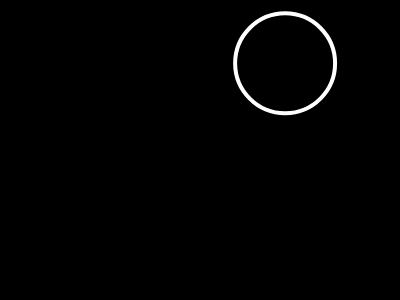
Frame 1 (no input)
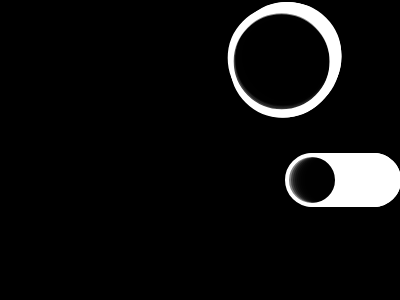
Frame 60 (no input)
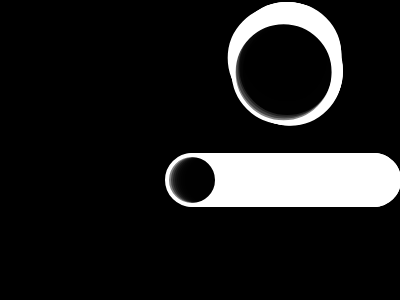
Frame 120 (the mouse pressed at the canvas centre since frame 60)

The p5.js sketch that drew these frames (run headless with seeded random() and noise() and a simulated clock; from frame 60 on, the mouse is pressed at the canvas centre):

// p5.js sketch
// ── sketch.js
let ball_1 = {
  name: 'a-',
  x: 320,
  y: 180,
  xspeed: 2,
  yspeed: 0,
  r: 25,
  brightness: 0
};

let ball_2 = {
  x: 150,
  y: 0,
  r: 8,
  xspeed: 0,
  yspeed: 0
};
let a_bubble;

function setup() {
  createCanvas(400, 300);
  a_bubble = {
    x: random(width),
    y: random(height),
    r: random(20, 60),
    brightness: 0
  };
  background(0);
}

function draw() {
  // background(0);
  bounce_ball(ball_1);
  // drop_ball(ball_2);
  draw_bubble(a_bubble);
}


function mousePressed() {
  clicked_bubble(a_bubble, mouseX, mouseY);
}


// ── bounce_ball.js
function bounce_ball(ball) {
  //   ball.xspeed = (mouseX - ball.x) / 10;
  //   ball.yspeed = (mouseY - ball.y) / 10;

  fill(ball.brightness, 125);
  circle(ball.x, ball.y, ball.r * 2);

  ball.x += ball.xspeed;
  ball.y += ball.yspeed;

  const off_left = ball.x < ball.r;
  const off_right = ball.x > width - ball.r;
  if (off_left || off_right) {
    ball.x -= ball.xspeed;
    ball.xspeed = -ball.xspeed;
  }
  const off_top = ball.y < ball.r;
  const off_bottom = ball.y > height - ball.r;
  if (off_top || off_bottom) {
    ball.yspeed = -ball.yspeed;
  }
  // show_span(ball.name+'x', ball.x);
  // show_span(ball.name+'y', ball.y);
  // show_span(ball.name+'xspeed', ball.xspeed);
  // show_span(ball.name+'yspeed', ball.yspeed, {line:1});
}
// ── bubble.js
function draw_bubble(bub) {
  move_bubble(bub);
  show_bubble(bub);
}

function clicked_bubble(bub, px, py) {
  let d = dist(px, py, bub.x, bub.y);
  if (d < bub.r) {
    if (bub.brightness == 0)
      bub.brightness = 255;
    else
      bub.brightness = 0;
  }
}

function move_bubble(bub) {
  bub.x = bub.x + random(-2, 2);
  bub.y = bub.y + random(-2, 2);
}

function show_bubble(bub) {
  stroke(255);
  strokeWeight(4);
  fill(bub.brightness, 125);
  ellipse(bub.x, bub.y, bub.r * 2);
}
// ── drop_ball.js
let a_gravity = 0.4;
let a_damp = -0.95;

function drop_ball(ball) {
  display_ball(ball);
  update_ball(ball);
  
  function display_ball(ball) {
    fill(175);
    circle(ball.x, ball.y, ball.r * 2);
  }

  function update_ball(ball) {
    ball.yspeed = ball.yspeed + a_gravity;
    ball.y = ball.y + ball.yspeed;
    // If reaches the bottom, reverse speed 
    if (ball.y > height - ball.r) {
      ball.y = height - ball.r;
      ball.yspeed = ball.yspeed * a_damp;
    }
  }
}

// ── show_span.js
// show_span(a_label, a_value);
//   Show a_value in a span
//   a_label is the html id for the span
// show_span(a_label, a_value, a_opt);
//   a_opt = { line:1 }      // cause a line break
//   a_opt = { round:n }   // round value to n decimals
// eg. show miliseconds to 2 decimal places with a line break
//    show_span('milli', millis(), {line:1, round:2});
//
function show_span(a_label, a_value, a_opt) {
  let p_elm = select('#' + a_label);
  if (!p_elm) {
    p_elm = createSpan().id(a_label);
    p_elm.style('font-size', '30px');
  }
  let a_round = 2;
  if (a_opt && a_opt.round) {
    a_round = a_opt.round;
  }
  a_value = round(a_value, a_round)
  p_elm.html('[' + a_label + ' ' + a_value + '] ');
  if (a_opt && a_opt.line) {
    const br_label = '_' + a_label;
    let p_elm = select('#' + br_label);
    if (!p_elm) p_elm = createElement('br').id(br_label);
  }
}
